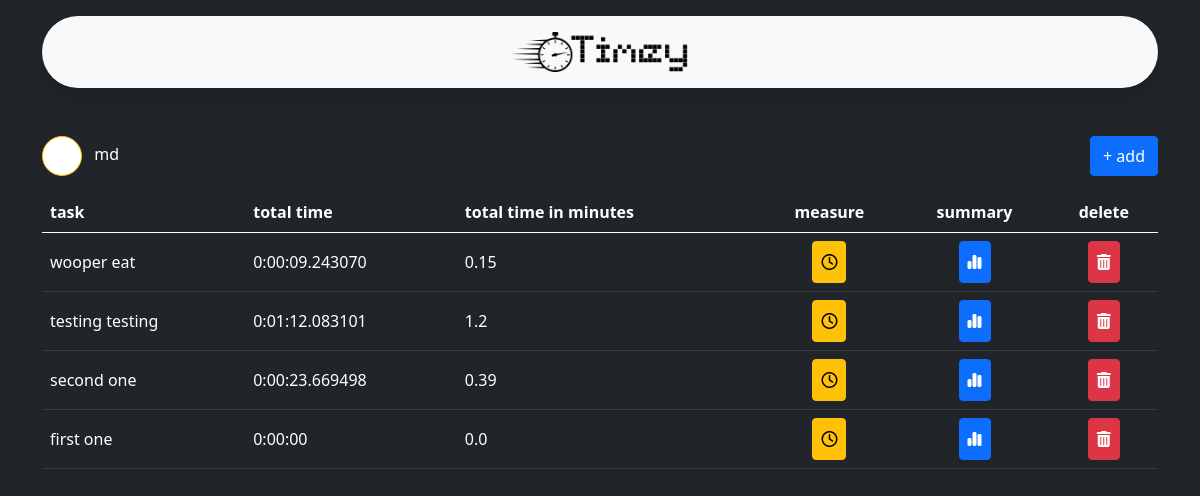
Screenshot of / (signed in) with the database file from the repository.
### users/models.py (models this page shows)
class CustomUser(AbstractUser):
    timezone = models.CharField(
        max_length=63, choices=[(tz, tz) for tz in pytz.all_timezones], default="UTC"
    )

### tasks/models.py (models this page shows, shortened)
class Task(models.Model):
    name = models.CharField(max_length=200)
    slug = models.SlugField(blank=True)
    total_time = models.DurationField(default=timedelta(seconds=0))
    created = models.DateTimeField(auto_now_add=True)
    def get_absolute_url(self):
        return reverse("tasks:detail", kwargs={"slug": self.slug})
    @property
    def time_in_work_minutes(self):
        tiwh = convert_to_work_minutes(self.total_time)
        return tiwh
    class Meta:
        ordering = ("-created",)

### tasks/views.py (the view, shortened to what this page needs)
# urls.py: path("", TaskListView.as_view(), name="main"),
class TaskListView(LoginRequiredMixin, CreateView, ListView):
    model = Task
    template_name = "tasks/main.html"
    form_class = TaskForm
    success_url = reverse_lazy("tasks:main")
    def get(self, request, *args, **kwargs):
        request.session["user_timezone"] = request.user.timezone
        return super().get(request, *args, **kwargs)

### tasks/utils.py (called while the page is built)
def convert_to_work_minutes(duration):
    total_seconds = duration.total_seconds()
    minutes, remainder = divmod(total_seconds, 60)
    total_minutes = minutes + round(remainder / 60, 2)
    return total_minutes

### tasks/templates/tasks/main.html (shortened to what this page needs)
{% extends 'base.html' %}
{% load static %}
{% block content %}
<div class="row mb-3">
  <div class="col d-flex align-items-center">
    <a href="{% url 'users:tz' %}" class="text-decoration-none" >
      <svg class="rounded-circle bg-white border border-warning" width="40" height="40" data-jdenticon-value="{{ request.user.username }}"></svg>
      <span class="text-decoration-none text-white m-2">{{ request.user.username }}</span>
    </a>
  </div>
  <div class="col d-flex justify-content-end">
    <button class="btn btn-primary" data-bs-toggle="modal" data-bs-target="#taskModal">+ add</button>
  </div>
</div>
{% if object_list %}
<table class="table table-dark">
    <thead>
      <tr>
        <th scope="col">task</th>
        <th scope="col">total time</th>
        <th scope="col">total time in minutes</th>
        <th class="text-center" scope="col">measure</th>
        <th class="text-center" scope="col">summary</th>
        <th class="text-center" scope="col">delete</th>
      </tr>
    </thead>
    <tbody>
        {% for obj in object_list %}
            <tr>
                <td class="align-middle">{{ obj.name }}</td>
                <td class="align-middle">{{ obj.total_time }}</td>
                <td class="align-middle">{{ obj.time_in_work_minutes }}</td>
                <td class="text-center"><a href="{{obj.get_absolute_url}}" class="btn btn-warning p-2 rounded"><i class="fa-regular fa-clock"></i></a></td>
                <td class="text-center"><a href="{% url 'tasks:summary' obj.slug %}" class="btn btn-primary p-2 rounded"><i class="fa-solid fa-chart-simple"></i></a></td>
                <td class="text-center"><a href="{% url 'tasks:delete' obj.slug %}" class="btn btn-danger p-2 rounded"><i class="fa-solid fa-trash-can"></i></a></td>
            </tr>
        {% endfor %}
    </tbody>
  </table>
{% else %}
    No tasks in the database.
{% endif %}
{% endblock content %}

### rows the page displays
CustomUser: user.username "md"
Task: name "wooper eat", total_time "0:00:09.243070", time_in_work_minutes "0.15"
Task: name "testing testing", total_time "0:01:12.083101", time_in_work_minutes "1.2"
Task: name "second one", total_time "0:00:23.669498", time_in_work_minutes "0.39"
Task: name "first one", total_time "0:00:00", time_in_work_minutes "0.0"
